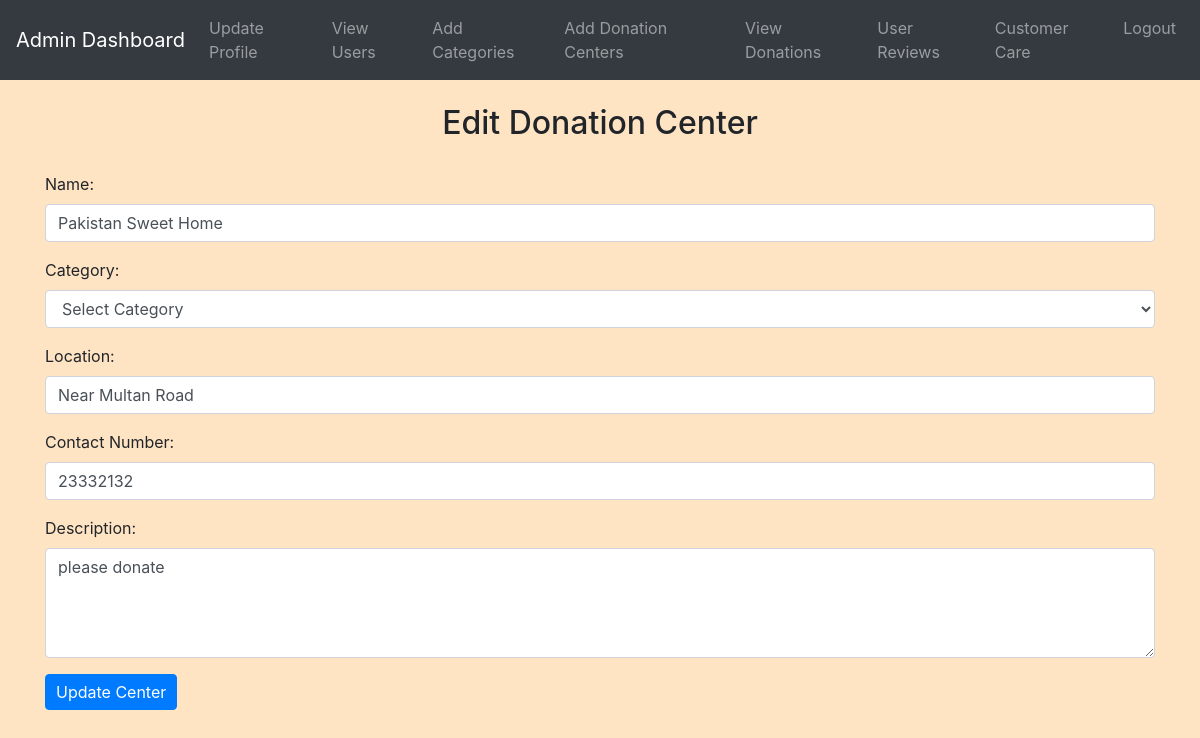
/admin/edit_center.php?id=1 (signed in), run on the app's committed database.
### tables this page shows
CREATE TABLE `donation_centers` (
  `Center_ID` int(11) NOT NULL,
  `Name` varchar(255) NOT NULL,
  `Category_ID` int(11) NOT NULL,
  `Location` varchar(255) NOT NULL,
  `Contact_Number` varchar(20) NOT NULL,
  `Description` text NOT NULL,
  `Picture` varchar(255) DEFAULT NULL
);

### admin/edit_center.php (the view, shortened to what this page needs)
<?php
include('config.php');
if (isset($_GET['id'])) {
    $edit_id = $_GET['id'];
    $sql_select = "SELECT * FROM Donation_Centers WHERE Center_ID = $edit_id";
    $result = $conn->query($sql_select);
    if ($result->num_rows == 1) {
        $center = $result->fetch_assoc();
    } else {
        echo "Center not found.";
        exit;
    }
} else {
    echo "Center ID not provided.";
    exit;
}
?>
<!DOCTYPE html>
<html>
<head>
    <link rel="stylesheet" href="https://maxcdn.bootstrapcdn.com/bootstrap/4.5.2/css/bootstrap.min.css">
<link rel="stylesheet" href="../css/style.css">
</head>
<body>
    <?php include('admin_navbar.php'); ?>
    <div class="container mb-5">
        <h2 class="mt-4">Edit Donation Center</h2>
        <form action="" method="post">
            <div class="form-group">
                <label for="name">Name:</label>
                <input type="text" class="form-control" id="name" name="name" value="<?php echo $center['Name']; ?>" required>
            </div>
            <div class="form-group">
                <label for="category">Category:</label>
                <select class="form-control" id="category" name="category" required>
                    <option value="">Select Category</option>
                </select>
            </div>
            <div class="form-group">
                <label for="location">Location:</label>
                <input type="text" class="form-control" id="location" name="location" value="<?php echo $center['Location']; ?>" required>
            </div>
            <div class="form-group">
                <label for="contact">Contact Number:</label>
                <input type="number" class="form-control" id="contact" name="contact" value="<?php echo $center['Contact_Number']; ?>" required>
            </div>
            <div class="form-group">
                <label for="description">Description:</label>
                <textarea class="form-control" id="description" name="description" rows="4" required><?php echo $center['Description']; ?></textarea>
            </div>
            <button type="submit" class="btn btn-primary">Update Center</button>
        </form>
    </div>
</body>
</html>

### css/style.css (style rules this page uses)
body { background-color: bisque; }
h1, h2, h3, h4 { text-align: center; margin-top: 30px; margin-bottom: 30px; }
.btn-primary { padding: 5px 10px; }

### data on the page
donation_centers: name "Pakistan Sweet Home", location "Near Multan Road", contact "23332132", description "please donate"
